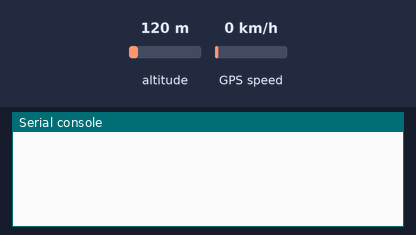
Bench run of a program on a simulated MicroPython board. Shown: the last lines printed to the serial console. The test bench sets the inputs (shaded band); at power-on: GPS speed 0 km/h, altitude 120 m. The GPS gets a fix after 3 s at 37.7749, -122.4194 with 8 satellites.

Above: at 1.2 s.
1.3 s: GPS speed set to 30 km/h
At 2.6 s:
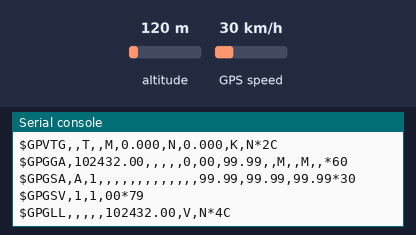
3.5 s: GPS speed set to 90 km/h
At 4.5 s:
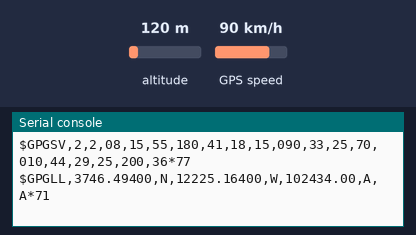
5.5 s: altitude set to 500 m
At 8.4 s:
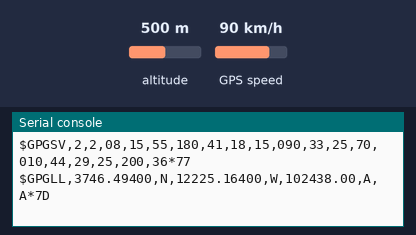
8.5 s: altitude set to 20 m
At 11.1 s:
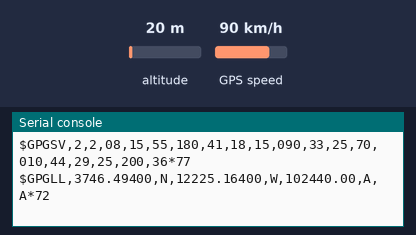
11.5 s: GPS speed set to 2 km/h
At 13.7 s:
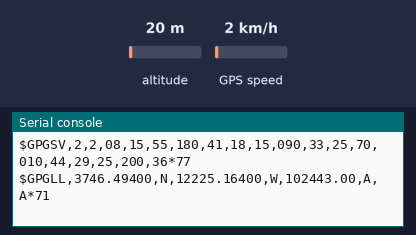
14.5 s: GPS speed set to 60 km/h
At 16.8 s:
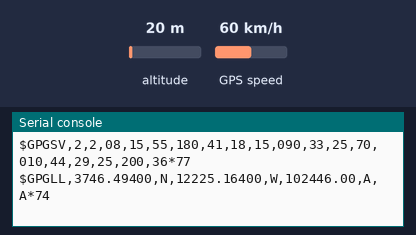
Timing chart, 0 to 18.3 s (numbered marks = the images above; inputs shaded):
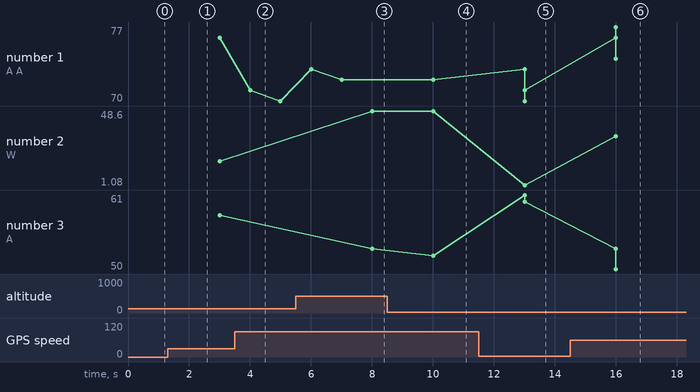

Measured:
- after the input at 3.5 s, the serial console: prints a new line after 0.51 s (image 2)
- after the input at 5.5 s, the serial console: prints a new line after 0.51 s (image 3)
- after the input at 8.5 s, the serial console: prints a new line after 1.5 s (image 4)
- after the input at 11.5 s, the serial console: prints a new line after 1.5 s (image 5)
- after the input at 14.5 s, the serial console: prints a new line after 1.5 s (image 6)
- plotted number 2: 48.6 → 1.08 after the input at 11.5 s, 1.08 → 32.4 after the input at 14.5 s

The program:

gnss_rec_usb_cdc.py
```python
# (licence header left out)
# gnss_rec_usb_cdc.py

"""EN: Reads everything arriving via UART and forwards it to sys.stdout.
For those who do not have a GNSS receiver with a USB output to feed the NMEA stream into gnss_dashboard for parsing.

RU: Читает все, что приходит по UART и пересылает это в sys.stdout.
Для тех, у кого нет GNSS-приемника с USB выходом, чтобы передать NMEA-поток в gnss_dashboard для парсинга.
Чтобы посмотреть, что поступает на вход ПК по USB-CDC выполните команду в CLI: 'cat /dev/ttyACM0'"""

import sys
import time

try:
    # Пробуждение USB-CDC теперь целиком на стороне ПК (0x03 -> 0x04)!
    from micropython import const
except ImportError as ex:
    print("Error: Code run under MicroPython ONLY!")
    raise ex


from machine import UART, Pin

# === Конфигурация/Configuration ===
# === У вас могут быть другие(!) значения/You may have different(!) values ===
UART_ID = const(0)
UART_RX_PIN = const(1)
UART_TX_PIN = const(0)
UART_BAUD_RATE = const(38400)
UART_BUFFER_SIZE = const(512)

# Примечание: реальные пакеты (GSV, PUBX, PQTM) могут быть длиннее, до 200+ байт
_MAX_NMEA_LENGTH = const(82)  # Стандарт NMEA-0183: макс. длина пакета
_MAX_NMEA_LENGTH_EXTENDED = const(256)  # Для GSV, PUBX, PQTM
GC_CALL_LIMIT = const(100)
STATS_PRINT_LIMIT = const(150)

# размер буфера для чтения
BUF_CHUNK_SIZE = const(256)
MAX_BYTES_READ = BUF_CHUNK_SIZE // 2
# для снижения загрузки MCU
SLEEP_DELAY_MS = const(20)


def calc_uart_timeout(baud_rate: int, max_length: int = _MAX_NMEA_LENGTH, safety_factor: float = 3.0) -> int:
    """Рассчитывает таймаут UART в миллисекундах.

    Args:
        baud_rate: Скорость UART (9600, 115200, и т.д.)
        max_length: Максимальная длина NMEA-строки (стандарт = 82 байта)
        safety_factor: Коэффициент запаса (рекомендуется 2.0-5.0)

    Returns:
        Таймаут в миллисекундах (округлённый вверх)"""
    # Время передачи 1 байта в мс (10 бит: 1 старт + 8 данных + 1 стоп)
    t_byte_ms = 10_000 / baud_rate  # 10 бит × 1000 мс
    # Время передачи максимальной строки
    t_string_ms = max_length * t_byte_ms
    # Таймаут с запасом
    time_out_ms = int(t_string_ms * safety_factor) + 1  # +1 для округления вверх
    return time_out_ms


# === Главный цикл/Main cycle ===
def gnss_rec_to_usb_bridge(buf: bytearray, interface: UART, destination: "typing.BinaryIO") -> None:
    """Читает данные из interface кусками размером в buf и отправляет кусками в destination."""
    has_flush = hasattr(destination, "flush")
    try:
        while True:
            try:
                # получаю кол-во байт, которое может быть вычитано
                waiting = interface.any()
                if waiting >= len(buf):
                    # читаю в буфер
                    ret_val = interface.readinto(buf, waiting)
                    if ret_val is None:
                        # Возвращаемое readinto значение: количество байтов, считанных и записанных в buf,
                        # или None, при истечении времени ожидания.
                        continue
                    # записываю в sys.stdout
                    destination.write(buf)
                    # Сброс буфера, если(!) есть такая возможность
                    if has_flush:
                        destination.flush()
                # Чтобы не грузить CPU/MCU. Для накопления данных.
                time.sleep_ms(SLEEP_DELAY_MS)
            finally:
                pass
    except KeyboardInterrupt as Ex:
        raise Ex


if __name__ == "__main__":
    timeout_ms = calc_uart_timeout(UART_BAUD_RATE, max_length=_MAX_NMEA_LENGTH_EXTENDED, safety_factor=3.0)
    timeout_char_ms = timeout_ms // 10  # Таймаут между символами

    uart = UART(
        UART_ID,
        baudrate=UART_BAUD_RATE,
        rx=Pin(UART_RX_PIN),
        tx=Pin(UART_TX_PIN),
        rxbuf=UART_BUFFER_SIZE,
        timeout=timeout_ms,
        timeout_char=timeout_char_ms
    )
    # выделяю буфер для чтения
    chunk = bytearray(BUF_CHUNK_SIZE)
    try:
        gnss_rec_to_usb_bridge(chunk, uart, sys.stdout.buffer)
    finally:
        uart.deinit()
```
